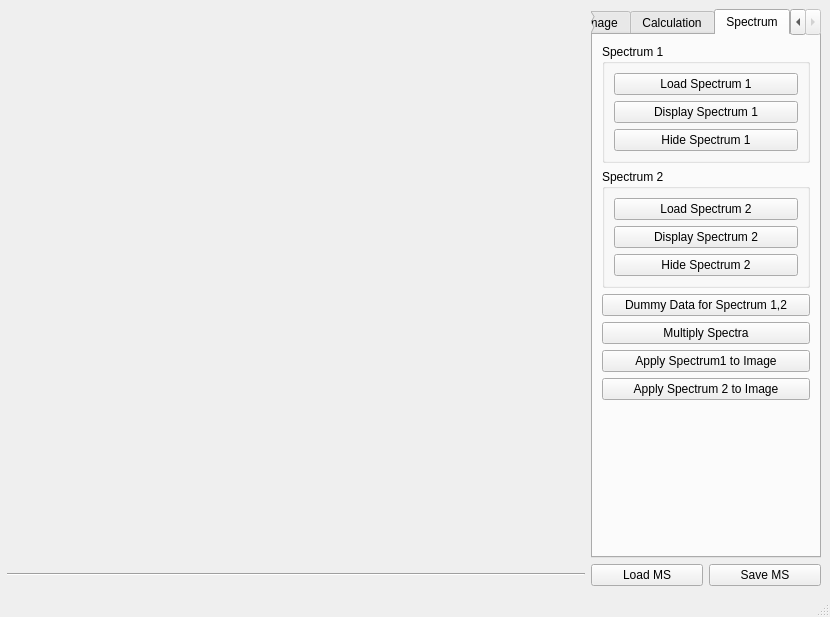
<?xml version="1.0" encoding="UTF-8"?>
<ui version="4.0">
 <class>MaracujaMS</class>
 <widget class="QMainWindow" name="MaracujaMS">
  <property name="geometry">
   <rect>
    <x>0</x>
    <y>0</y>
    <width>830</width>
    <height>617</height>
   </rect>
  </property>
  <property name="sizePolicy">
   <sizepolicy hsizetype="Fixed" vsizetype="Fixed">
    <horstretch>0</horstretch>
    <verstretch>0</verstretch>
   </sizepolicy>
  </property>
  <property name="minimumSize">
   <size>
    <width>0</width>
    <height>0</height>
   </size>
  </property>
  <property name="maximumSize">
   <size>
    <width>9999999</width>
    <height>999999</height>
   </size>
  </property>
  <property name="focusPolicy">
   <enum>Qt::ClickFocus</enum>
  </property>
  <property name="windowTitle">
   <string>Maracuja Multispectral</string>
  </property>
  <property name="windowIcon">
   <iconset resource="../res/MaracujaMS.qrc">
    <normaloff>:/icon/maracujams.svg</normaloff>:/icon/maracujams.svg</iconset>
  </property>
  <widget class="QWidget" name="centralwidget">
   <layout class="QGridLayout" name="gridLayout">
    <property name="leftMargin">
     <number>7</number>
    </property>
    <item row="1" column="1">
     <layout class="QHBoxLayout" name="horizontalLayout">
      <item>
       <widget class="QPushButton" name="load_ms">
        <property name="text">
         <string>Load MS</string>
        </property>
       </widget>
      </item>
      <item>
       <widget class="QPushButton" name="save_ms">
        <property name="text">
         <string>Save MS</string>
        </property>
       </widget>
      </item>
     </layout>
    </item>
    <item row="0" column="0">
     <widget class="QCustomPlot" name="view" native="true">
      <property name="sizePolicy">
       <sizepolicy hsizetype="Expanding" vsizetype="Preferred">
        <horstretch>0</horstretch>
        <verstretch>0</verstretch>
       </sizepolicy>
      </property>
     </widget>
    </item>
    <item row="1" column="0">
     <widget class="Line" name="line">
      <property name="orientation">
       <enum>Qt::Horizontal</enum>
      </property>
     </widget>
    </item>
    <item row="0" column="1">
     <widget class="QTabWidget" name="tabWidget">
      <property name="sizePolicy">
       <sizepolicy hsizetype="Preferred" vsizetype="Expanding">
        <horstretch>0</horstretch>
        <verstretch>0</verstretch>
       </sizepolicy>
      </property>
      <property name="currentIndex">
       <number>3</number>
      </property>
      <widget class="QWidget" name="tab">
       <attribute name="title">
        <string>Channel</string>
       </attribute>
       <layout class="QVBoxLayout" name="verticalLayout">
        <item>
         <widget class="QGroupBox" name="groupBox">
          <property name="title">
           <string>Filter</string>
          </property>
          <layout class="QFormLayout" name="formLayout">
           <item row="1" column="0">
            <widget class="QLabel" name="label">
             <property name="text">
              <string>name:</string>
             </property>
            </widget>
           </item>
           <item row="1" column="1">
            <widget class="QLineEdit" name="filter_name">
             <property name="sizePolicy">
              <sizepolicy hsizetype="Preferred" vsizetype="Fixed">
               <horstretch>0</horstretch>
               <verstretch>0</verstretch>
              </sizepolicy>
             </property>
            </widget>
           </item>
           <item row="2" column="0">
            <widget class="QLabel" name="label_2">
             <property name="text">
              <string>id:</string>
             </property>
            </widget>
           </item>
           <item row="2" column="1">
            <widget class="QSpinBox" name="filter_id">
             <property name="maximum">
              <number>99</number>
             </property>
            </widget>
           </item>
           <item row="5" column="0">
            <widget class="QLabel" name="label_3">
             <property name="text">
              <string>values:</string>
             </property>
            </widget>
           </item>
           <item row="5" column="1">
            <widget class="QLineEdit" name="filter_values">
             <property name="sizePolicy">
              <sizepolicy hsizetype="Preferred" vsizetype="Fixed">
               <horstretch>0</horstretch>
               <verstretch>0</verstretch>
              </sizepolicy>
             </property>
            </widget>
           </item>
           <item row="3" column="0">
            <widget class="QLabel" name="label_4">
             <property name="text">
              <string>begin:</string>
             </property>
            </widget>
           </item>
           <item row="3" column="1">
            <widget class="QDoubleSpinBox" name="filter_begin"/>
           </item>
           <item row="4" column="0">
            <widget class="QLabel" name="label_5">
             <property name="text">
              <string>end:</string>
             </property>
            </widget>
           </item>
           <item row="4" column="1">
            <widget class="QDoubleSpinBox" name="filter_end"/>
           </item>
           <item row="6" column="0">
            <widget class="QLabel" name="label_6">
             <property name="text">
              <string>sensitivity:</string>
             </property>
            </widget>
           </item>
           <item row="6" column="1">
            <widget class="QLineEdit" name="filter_sensit">
             <property name="sizePolicy">
              <sizepolicy hsizetype="Preferred" vsizetype="Fixed">
               <horstretch>0</horstretch>
               <verstretch>0</verstretch>
              </sizepolicy>
             </property>
            </widget>
           </item>
          </layout>
         </widget>
        </item>
        <item>
         <spacer name="verticalSpacer">
          <property name="orientation">
           <enum>Qt::Vertical</enum>
          </property>
          <property name="sizeHint" stdset="0">
           <size>
            <width>20</width>
            <height>40</height>
           </size>
          </property>
         </spacer>
        </item>
        <item>
         <widget class="QPushButton" name="add_channel">
          <property name="text">
           <string>Add Channel</string>
          </property>
         </widget>
        </item>
        <item>
         <widget class="QPushButton" name="default_channels">
          <property name="text">
           <string>Set the default filters</string>
          </property>
         </widget>
        </item>
        <item>
         <spacer name="verticalSpacer_4">
          <property name="orientation">
           <enum>Qt::Vertical</enum>
          </property>
          <property name="sizeHint" stdset="0">
           <size>
            <width>20</width>
            <height>40</height>
           </size>
          </property>
         </spacer>
        </item>
       </layout>
      </widget>
      <widget class="QWidget" name="tab_2">
       <attribute name="title">
        <string>Image</string>
       </attribute>
       <layout class="QVBoxLayout" name="verticalLayout_3">
        <item>
         <widget class="QGroupBox" name="groupBox_3">
          <property name="title">
           <string>Channel</string>
          </property>
          <layout class="QVBoxLayout" name="verticalLayout_4">
           <item>
            <widget class="QComboBox" name="channel_choice"/>
           </item>
          </layout>
         </widget>
        </item>
        <item>
         <widget class="QGroupBox" name="groupBox_2">
          <property name="title">
           <string>Image</string>
          </property>
          <layout class="QVBoxLayout" name="verticalLayout_2">
           <item>
            <widget class="QPushButton" name="filter_load_image">
             <property name="text">
              <string>Load Image</string>
             </property>
            </widget>
           </item>
           <item>
            <widget class="QPushButton" name="filter_show_image">
             <property name="text">
              <string>Show Image</string>
             </property>
            </widget>
           </item>
          </layout>
         </widget>
        </item>
        <item>
         <widget class="QGroupBox" name="groupBox_7">
          <property name="title">
           <string>Spectra</string>
          </property>
          <layout class="QVBoxLayout" name="verticalLayout_2">
           <item>
            <widget class="QPushButton" name="filter_toggle_filter_spectrum">
             <property name="text">
              <string>Toggle Filter Spectrum</string>
             </property>
            </widget>
           </item>
           <item>
            <widget class="QPushButton" name="filter_toggle_sensor_spectrum">
             <property name="text">
              <string>Toggle Sensor Spectrum</string>
             </property>
            </widget>
           </item>
           <item>
            <widget class="QPushButton" name="filter_toggle_sensor_filter_convolution">
             <property name="text">
              <string>Toggle Filter/Sensor Convolution</string>
             </property>
            </widget>
           </item>
           <item>
            <widget class="QPushButton" name="filter_show_error">
             <property name="text">
              <string>Save convolution error</string>
             </property>
            </widget>
           </item>
           <item>
            <widget class="QPushButton" name="filter_apply_filter">
             <property name="text">
              <string>Apply Filter Spectrum to Image</string>
             </property>
            </widget>
           </item>
           <item>
            <widget class="QPushButton" name="filter_apply_sensor">
             <property name="text">
              <string>Apply Sensor Spectrum to Image</string>
             </property>
            </widget>
           </item>
           <item>
            <widget class="QPushButton" name="filter_apply_both">
             <property name="text">
              <string>Apply Filter/Sensor to Image</string>
             </property>
            </widget>
           </item>
          </layout>
         </widget>
        </item>
        <item>
         <spacer name="verticalSpacer_2">
          <property name="orientation">
           <enum>Qt::Vertical</enum>
          </property>
          <property name="sizeHint" stdset="0">
           <size>
            <width>20</width>
            <height>40</height>
           </size>
          </property>
         </spacer>
        </item>
       </layout>
      </widget>
      <widget class="QWidget" name="tab_3">
       <attribute name="title">
        <string>Calculation</string>
       </attribute>
       <layout class="QVBoxLayout" name="verticalLayout_8">
        <item>
         <widget class="QGroupBox" name="groupBox_4">
          <property name="title">
           <string>RGB reconstruction</string>
          </property>
          <layout class="QVBoxLayout" name="verticalLayout_7">
           <item>
            <widget class="QCheckBox" name="whitebalance">
             <property name="text">
              <string>white balance</string>
             </property>
             <property name="checked">
              <bool>true</bool>
             </property>
            </widget>
           </item>
           <item>
            <widget class="QPushButton" name="calculation_button">
             <property name="text">
              <string>Calculation</string>
             </property>
            </widget>
           </item>
           <item>
            <widget class="QPushButton" name="saveRGB">
             <property name="text">
              <string>Save RGB picture</string>
             </property>
            </widget>
           </item>
          </layout>
         </widget>
        </item>
        <item>
         <spacer name="verticalSpacer_3">
          <property name="orientation">
           <enum>Qt::Vertical</enum>
          </property>
          <property name="sizeHint" stdset="0">
           <size>
            <width>20</width>
            <height>40</height>
           </size>
          </property>
         </spacer>
        </item>
       </layout>
      </widget>
      <widget class="QWidget" name="tab_4">
       <attribute name="title">
        <string>Spectrum</string>
       </attribute>
       <layout class="QVBoxLayout" name="verticalLayout_10">
        <item>
         <widget class="QGroupBox" name="groupBox_5">
          <property name="title">
           <string>Spectrum 1</string>
          </property>
          <layout class="QVBoxLayout" name="verticalLayout_9">
           <item>
            <widget class="QPushButton" name="load_spectrum1_button">
             <property name="text">
              <string>Load Spectrum 1</string>
             </property>
            </widget>
           </item>
           <item>
            <widget class="QPushButton" name="show_spectrum1_button">
             <property name="text">
              <string>Display Spectrum 1</string>
             </property>
            </widget>
           </item>
           <item>
            <widget class="QPushButton" name="hide_spectrum1_button">
             <property name="text">
              <string>Hide Spectrum 1</string>
             </property>
            </widget>
           </item>
          </layout>
         </widget>
        </item>
        <item>
         <widget class="QGroupBox" name="groupBox_6">
          <property name="title">
           <string>Spectrum 2</string>
          </property>
          <layout class="QVBoxLayout" name="verticalLayout_11">
           <item>
            <widget class="QPushButton" name="load_spectrum2_button">
             <property name="text">
              <string>Load Spectrum 2</string>
             </property>
            </widget>
           </item>
           <item>
            <widget class="QPushButton" name="show_spectrum2_button">
             <property name="text">
              <string>Display Spectrum 2</string>
             </property>
            </widget>
           </item>
           <item>
            <widget class="QPushButton" name="hide_spectrum2_button">
             <property name="text">
              <string>Hide Spectrum 2</string>
             </property>
            </widget>
           </item>
          </layout>
         </widget>
        </item>
        <item>
         <widget class="QPushButton" name="on_add_dummy_spectra_button">
          <property name="text">
           <string>Dummy Data for Spectrum 1,2</string>
          </property>
         </widget>
        </item>
        <item>
         <widget class="QPushButton" name="multiply_spectra_button">
          <property name="text">
           <string>Multiply Spectra</string>
          </property>
         </widget>
        </item>
        <item>
         <widget class="QPushButton" name="apply_spectrum1_to_image_button">
          <property name="text">
           <string>Apply Spectrum1 to Image</string>
          </property>
         </widget>
        </item>
        <item>
         <widget class="QPushButton" name="apply_spectrum2_to_image_button">
          <property name="text">
           <string>Apply Spectrum 2 to Image</string>
          </property>
         </widget>
        </item>
        <item>
         <spacer name="verticalSpacer_3">
          <property name="orientation">
           <enum>Qt::Vertical</enum>
          </property>
          <property name="sizeHint" stdset="0">
           <size>
            <width>20</width>
            <height>40</height>
           </size>
          </property>
         </spacer>
        </item>
       </layout>
      </widget>
     </widget>
    </item>
   </layout>
  </widget>
  <widget class="QStatusBar" name="statusBar"/>
 </widget>
 <customwidgets>
  <customwidget>
   <class>QCustomPlot</class>
   <extends>QWidget</extends>
   <header location="global">qcustomplot.h</header>
   <container>1</container>
  </customwidget>
 </customwidgets>
 <resources>
  <include location="../res/MaracujaMS.qrc"/>
 </resources>
 <connections/>
</ui>
